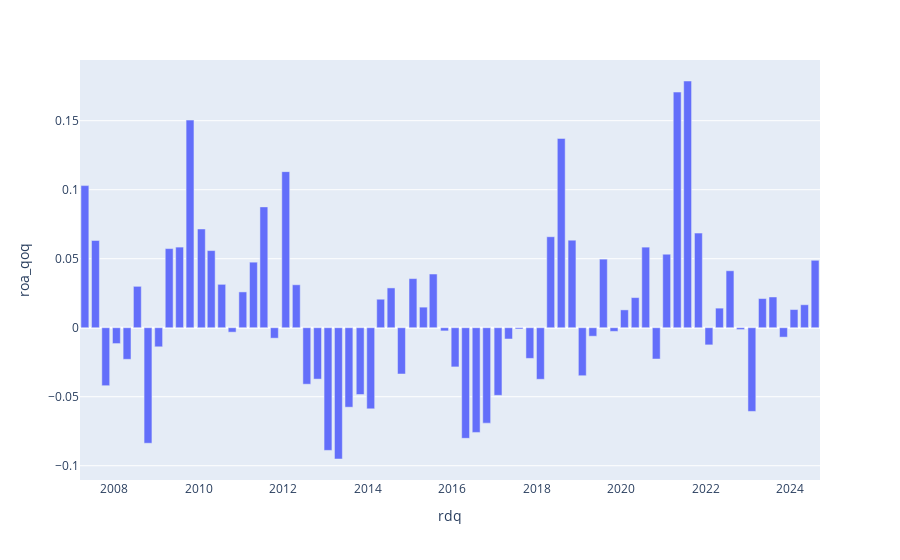

Notebook source saved alongside this figure:
### Code cell
fig = px.bar(aapl_df, x='rdq', y='roa_qoq')
fig.show()
